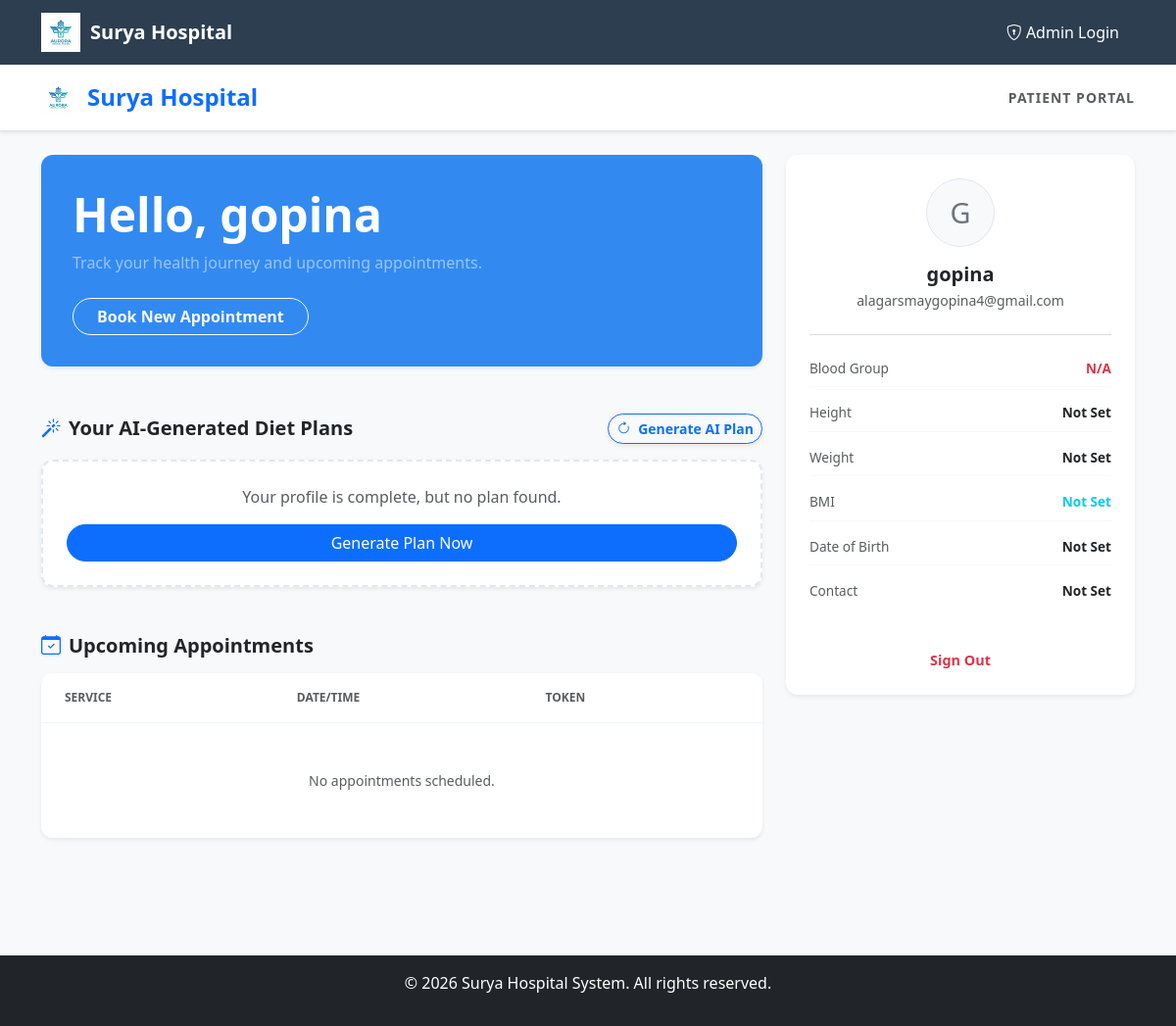
The app's page /patient-dashboard/ (signed in) with its own data.
### home/models.py (models this page shows, shortened)
class Patient(models.Model):
    GENDER_CHOICES = [
        ('M', 'Male'),
        ('F', 'Female'),
        ('O', 'Other'),
    ]
    username = models.CharField(max_length=100, unique=True)
    full_name = models.CharField(max_length=200, null=True, blank=True)
    email = models.EmailField(unique=True)
    password = models.CharField(max_length=100)
    blood_group = models.CharField(max_length=10, null=True, blank=True)
    date_of_birth = models.DateField(null=True, blank=True)
    gender = models.CharField(max_length=1, choices=GENDER_CHOICES, null=True, blank=True)
    contact = models.CharField(max_length=20, null=True, blank=True)
    height = models.FloatField(null=True, blank=True, help_text="Height in cm")
    weight = models.FloatField(null=True, blank=True, help_text="Weight in kg")
    bmi = models.FloatField(null=True, blank=True, help_text="Body Mass Index")
    address = models.TextField(null=True, blank=True)
    emergency_contact = models.CharField(max_length=20, null=True, blank=True)
    created_at = models.DateTimeField(auto_now_add=True)

### home/views.py (the view)
# urls.py: path('patient-dashboard/', views.patient_dashboard, name='patient_dashboard'),
def patient_dashboard(request):
    patient_id = request.session.get('patient_id')
    if not patient_id:
        return redirect('patient_login')
    try:
        patient = Patient.objects.get(id=patient_id)
        appointments = Appointment.objects.filter(patient_email=patient.email).order_by('-appointment_date')
        try:
            diet_plan = DietPlan.objects.get(patient=patient)
            diet_recommendations = DailyMealPlan.objects.filter(diet_plan=diet_plan).order_by('day_number', 'meal_type')
        except DietPlan.DoesNotExist:
            diet_plan = None
            diet_recommendations = None
        first_name = patient.full_name.split(' ')[0] if patient.full_name else patient.username
        has_profile = hasattr(patient, 'health_profile')
        context = {
            'patient': patient,
            'first_name': first_name,
            'appointments': appointments,
            'diet_plan': diet_plan,
            'diet_recommendations': diet_recommendations,
            'has_profile': has_profile
        }
        return render(request, 'home/patient_dashboard.html', context)
    except Patient.DoesNotExist:
        return redirect('patient_login')

### home/templates/home/patient_dashboard.html (shortened to what this page needs)
{% extends 'home/base.html' %}
{% load static %}
{% block content %}
<div class="dashboard-wrapper bg-light min-vh-100" style="margin-top: -1.5rem;">
    <div class="bg-white border-bottom py-3 mb-4 shadow-sm">
        <div class="container d-flex justify-content-between align-items-center">
            <h4 class="mb-0 fw-bold text-primary d-flex align-items-center">
                <img src="{% static 'home/images/logo.png' %}" alt="Logo" style="height: 35px; margin-right: 12px;">
                Surya Hospital
            </h4>
            <div class="text-muted small fw-bold text-uppercase letter-spacing-1">PATIENT PORTAL</div>
        </div>
    </div>
    <div class="container pb-5">
        <div class="row g-4">
            <div class="col-lg-8">
                <div class="card border-0 shadow-sm overflow-hidden mb-5 bg-gradient-blue text-white p-4" style="border-radius: 12px;">
                    <div class="card-body p-2 z-index-1">
                        <h1 class="display-5 fw-bold mb-2">Hello, {{ first_name }}</h1>
                        <p class="mb-4 text-white-50">Track your health journey and upcoming appointments.</p>
                        <a href="{% url 'appointments' %}"
                            class="btn btn-outline-light rounded-pill px-4 fw-bold">Book New Appointment</a>
                    </div>
                </div>
                <div class="mb-5">
                    <div class="d-flex justify-content-between align-items-center mb-3">
                        <h5 class="fw-bold mb-0 d-flex align-items-center">
                            <i class="bi bi-magic text-primary me-2"></i> Your AI-Generated Diet Plans
                        </h5>
                        <a href="{% url 'regenerate_diet_plan' %}" class="btn btn-sm btn-outline-primary fw-bold shadow-sm" style="border-radius: 20px;">
                            <i class="bi bi-arrow-clockwise me-1"></i> Generate AI Plan
                        </a>
                    </div>
                    {% if diet_plan %}
                    <div class="card border-0 shadow-sm p-4 bg-white border-left-blue" style="border-radius: 12px;">
                        <div class="mb-4">
                            <span class="text-muted text-uppercase" style="font-size: 0.75rem; letter-spacing: 1px;">Generated on {{ diet_plan.created_at|date:"F j, Y" }}</span>
                            <h6 class="text-primary fw-bold mt-1">
                                Medical Focus: {% if diet_plan.health_profile.goal == 'loss' %}weight loss{% elif diet_plan.health_profile.goal == 'gain' %}weight gain{% else %}balanced{% endif %}
                            </h6>
                        </div>
                        {% regroup diet_recommendations by day_number as days_list %}
                        {% if days_list|length > 1 %}
                        <ul class="nav nav-pills mb-3" id="dietTabs" role="tablist">
                            {% for day in days_list %}
                            <li class="nav-item" role="presentation">
                                <button class="nav-link {% if forloop.first %}active{% endif %} rounded-pill px-3 py-1 me-2" id="day{{ day.grouper }}-tab" data-bs-toggle="pill" data-bs-target="#day{{ day.grouper }}" type="button" role="tab" style="font-size: 0.85rem; font-weight: 600;">Day {{ day.grouper }}</button>
                            </li>
                            {% endfor %}
                        </ul>
                        {% endif %}
                        <div class="tab-content" id="dietTabsContent">
                            {% for day in days_list %}
                            <div class="tab-pane fade {% if forloop.first %}show active{% endif %}" id="day{{ day.grouper }}" role="tabpanel">
                                <div class="row g-3">
                                    {% for rec in day.list %}
                                    {% if rec.meal_type|lower in 'breakfast,lunch,dinner,snack' %}
                                    <div class="col-md-4">
                                        <div class="card border shadow-none h-100" style="border-radius: 8px; border-color: #f1f5f9 !important;">
                                            <div class="card-body text-center p-3 d-flex flex-column justify-content-center">
                                                <div class="text-muted text-uppercase mb-2" style="font-size: 0.65rem; font-weight: 700; letter-spacing: 0.5px;">{{ rec.meal_type }}</div>
                                                <div class="text-dark fw-bold" style="font-size: 0.85rem;">
                                                    {{ rec.food_name }} <br><span class="fw-normal">(P:{{ rec.protein|floatformat:1 }}g, C:{{ rec.carbs|floatformat:1 }}g, F:{{ rec.fat|floatformat:1 }}g)</span>
                                                </div>
                                            </div>
                                        </div>
                                    </div>
                                    {% endif %}
                                    {% endfor %}
                                </div>
                            </div>
                            {% empty %}
                            <div class="col-12 text-center py-4 bg-light rounded">
                                <p class="text-muted font-italic small mb-0">No meals generated yet.</p>
                            </div>
                            {% endfor %}
                        </div>
                    </div>
                    {% else %}
                        {% if has_profile %}
                        <div class="card border-0 shadow-sm p-4 text-center bg-white border-dashed" style="border-radius: 12px;">
                            <p class="text-muted mb-3">Your profile is complete, but no plan found.</p>
                            <a href="{% url 'regenerate_diet_plan' %}" class="btn btn-primary rounded-pill">Generate Plan Now</a>
                        </div>
                        {% endif %}
                    {% endif %}
                </div>
                <div>
                    <h5 class="fw-bold mb-3 d-flex align-items-center">
                        <i class="bi bi-calendar-check text-primary me-2"></i> Upcoming Appointments
                    </h5>
                    <div class="card border-0 shadow-sm overflow-hidden bg-white" style="border-radius: 12px;">
                        <table class="table table-borderless mb-0">
                            <thead>
                                <tr style="border-bottom: 1px solid #f1f5f9;">
                                    <th class="ps-4 py-3 text-muted text-uppercase" style="font-size: 0.75rem; font-weight: 700;">Service</th>
                                    <th class="py-3 text-muted text-uppercase" style="font-size: 0.75rem; font-weight: 700;">Date/Time</th>
                                    <th class="pe-4 py-3 text-muted text-uppercase" style="font-size: 0.75rem; font-weight: 700;">Token</th>
                                </tr>
                            </thead>
                            <tbody>
                                {% for appt in appointments %}
                                <tr>
                                    <td class="ps-4 py-3 fw-bold text-dark" style="font-size: 0.9rem;">Consultation</td>
                                    <td class="py-3" style="font-size: 0.9rem;">{{ appt.appointment_date|date:"F j" }} at {{ appt.appointment_time }}</td>
                                    <td class="pe-4 py-3 text-muted font-monospace" style="font-size: 0.9rem;">{{ appt.token_number }}</td>
                                </tr>
                                {% empty %}
                                <tr>
                                    <td colspan="3" class="text-center py-5 text-muted small">No appointments scheduled.</td>
                                </tr>
                                {% endfor %}
                            </tbody>
                        </table>
                    </div>
                </div>
            </div>
            <div class="col-lg-4">
                <div class="card border-0 shadow-sm p-4 bg-white sticky-top" style="border-radius: 12px; top: 20px; z-index: 10;">
                    <div class="text-center mb-4">
                        <div class="bg-light rounded-circle d-flex align-items-center justify-content-center mx-auto mb-3 text-secondary"
                            style="width: 70px; height: 70px; font-size: 1.8rem; border: 1px solid #e2e8f0;">
                            {{ patient.full_name|default:patient.username|slice:":1"|upper }}
                        </div>
                        <h5 class="fw-bold mb-1 text-dark">{{ patient.full_name|default:patient.username }}</h5>
                        <p class="text-muted small mb-0">{{ patient.email }}</p>
                    </div>
                    <hr class="mb-4 mt-0 border-secondary opacity-25">
                    <div class="profile-details">
                        <div class="d-flex justify-content-between mb-3 border-bottom pb-2" style="border-color: #f8f9fa !important;">
                            <span class="text-muted" style="font-size: 0.85rem;">Blood Group</span>
                            <span class="fw-bold text-danger" style="font-size: 0.85rem;">{{ patient.blood_group|default:"N/A" }}</span>
                        </div>
                        <div class="d-flex justify-content-between mb-3 border-bottom pb-2" style="border-color: #f8f9fa !important;">
                            <span class="text-muted" style="font-size: 0.85rem;">Height</span>
                            <span class="fw-bold text-dark" style="font-size: 0.85rem;">{% if patient.height %}{{ patient.height }} cm{% else %}Not Set{% endif %}</span>
                        </div>
                        <div class="d-flex justify-content-between mb-3 border-bottom pb-2" style="border-color: #f8f9fa !important;">
                            <span class="text-muted" style="font-size: 0.85rem;">Weight</span>
                            <span class="fw-bold text-dark" style="font-size: 0.85rem;">{% if patient.weight %}{{ patient.weight }} kg{% else %}Not Set{% endif %}</span>
                        </div>
                        <div class="d-flex justify-content-between mb-3 border-bottom pb-2" style="border-color: #f8f9fa !important;">
                            <span class="text-muted" style="font-size: 0.85rem;">BMI</span>
                            <span class="fw-bold text-info" style="font-size: 0.85rem;">{% if patient.bmi %}{{ patient.bmi }}{% else %}Not Set{% endif %}</span>
                        </div>
                        <div class="d-flex justify-content-between mb-3 border-bottom pb-2" style="border-color: #f8f9fa !important;">
                            <span class="text-muted" style="font-size: 0.85rem;">Date of Birth</span>
                            <span class="fw-bold text-dark" style="font-size: 0.85rem;">{% if patient.date_of_birth %}{{ patient.date_of_birth|date:"F d, Y" }}{% else %}Not Set{% endif %}</span>
                        </div>
                        <div class="d-flex justify-content-between mb-4 pb-2">
                            <span class="text-muted" style="font-size: 0.85rem;">Contact</span>
                            <span class="fw-bold text-dark" style="font-size: 0.85rem;">{{ patient.contact|default:"Not Set" }}</span>
                        </div>
                    </div>
                    <div class="text-center mt-3">
                        <a href="{% url 'patient_logout' %}"
                            class="text-danger fw-bold text-decoration-none" style="font-size: 0.9rem;">Sign Out</a>
                    </div>
                </div>
            </div>
        </div>
    </div>
</div>
{% endblock %}

### home/templates/home/base.html (style rules this page uses)
body { background-color: #f8f9fa; }

### home/templates/home/patient_dashboard.html (style rules this page uses)
body { background-color: #f8f9fa !important; }
.bg-gradient-blue { background: #328af1; }
.letter-spacing-1 { letter-spacing: 1px; }
.border-dashed { border: 2px dashed #e2e8f0 !important; }

### records on screen
Patient: username "gopina", full_name "G", full_name "gopina", email "alagarsmaygopina4@gmail.com", blood_group "N/A", contact "Not Set"
